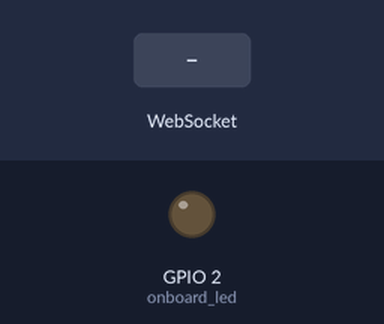
The sketch below on a simulated ESP32. Shown: output pins drawn as LEDs (lit = HIGH). The test bench sets the inputs (shaded band). WiFi joins after 1.5 s; servers stay silent unless stated; storage starts empty; what the sketch prints to the serial monitor is not drawn.

Above: at 2.7 s.
2.8 s: WebSocket text "toggle" received
At 3.3 s:
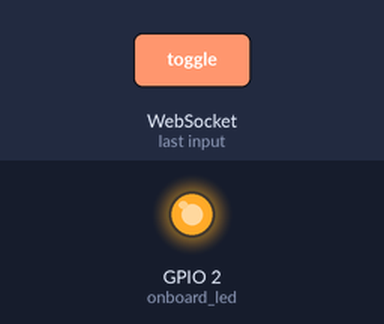
4.3 s: WebSocket text "state" received
5.8 s: WebSocket text "1" received
Timing chart, 0 to 8.8 s (numbered marks = the images above; inputs shaded):
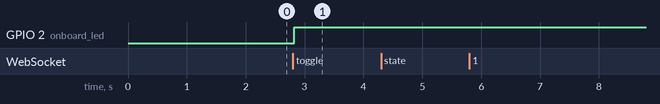

The sketch:

ws_server_1.ino
```cpp
#include <WiFi.h>
#include <AsyncTCP.h>
#include <ESPAsyncWebServer.h>
#include "SPIFFS.h"

//preprocessor directives
#define onboard_led 2

//class instantiations
AsyncWebServer server(80);
AsyncWebSocket ws("/ws");

//global variables
bool led_state = false;

//WiFi credentials
const char* ssid = "Aravind";
const char* pass = "aravind@2006";

//processor function for server
String processor(const String& var)
{
  if(var == "state")
  {
    if(digitalRead(onboard_led))
    {
      return "on";
    }
    else
    {
      return "off";
    }
  }
  return String();
}

//function to finally handle websocket message from client
void handle_websocket_message(void* args, uint8_t* data, size_t len)
{
  Serial.println("Message Received");
  data[len] = 0;//setting the final character to end-of-string '\0'
  char* _data = (char*)data;
  Serial.printf("data received: %s", _data);
  Serial.println();

  //changing the state upon request
  if(String(_data).indexOf("toggle") != -1)
  {
    led_state = !led_state;
    digitalWrite(onboard_led, led_state);
  }

  //sending the current state as message through socket to all the clients
  if(digitalRead(onboard_led))
  {
    ws.textAll("high");
  }
  else
  {
    ws.textAll("low");
  }
}

//websocket onEvent function, fallback function for any event related to web socket
void on_event(AsyncWebSocket* server, AsyncWebSocketClient* client, AwsEventType type, void* arg, uint8_t* data, size_t len)
{
  switch (type)//switch according to the type of event
  {
    case WS_EVT_CONNECT://client connected
    {
      Serial.printf("Websocket client\nID: #%u\nIP: %s\n", client->id(), client->remoteIP().toString().c_str());
      break;
    }
    case WS_EVT_DISCONNECT://client disconnected
    {
      Serial.printf("Websocket client disconnected\nID: #%u\n", client->id());
      break;
    }
    case WS_EVT_DATA:
    {
      handle_websocket_message(arg, data, len);//handle in case of message transfer
      break;
    }
    case WS_EVT_PONG://ping
    {
      break;
    }
    case WS_EVT_ERROR://in case of any error
    {
      break;
    }
    default://uncovered case
    {

    }
  }
}

//websocket initialization
void websocket_init()
{
  ws.onEvent(on_event);
  server.addHandler(&ws);
}

void setup()
{
  //initialize serial monitor
  Serial.begin(115200);
  while(!Serial){}

  //GPIO setup
  pinMode(onboard_led, OUTPUT);

  //initializing SPIFFS
  SPIFFS.begin(true);

  //connecting to WiFi
  WiFi.begin(ssid, pass);
  Serial.printf("connecting to %s ", ssid);
  while(WiFi.status() != WL_CONNECTED)
  {
    Serial.print(".");
    vTaskDelay(500);
  }
  Serial.println();
  Serial.printf("Connected to %s\n", ssid);
  Serial.print("IP: ");
  Serial.println(WiFi.localIP());
  Serial.println();

  //setup the websocket
  Serial.println("Setting up the socket and server ..");
  websocket_init();

  //setup HTTP server
  server.on("/", HTTP_GET, [](AsyncWebServerRequest* request){
    request->send(SPIFFS, "/index.html", "text/html", false, processor);
  });

  server.on("/index.css", HTTP_GET, [](AsyncWebServerRequest* request){
    request->send(SPIFFS, "/index.css", "text/css");
  });

  server.on("/index.js", HTTP_GET, [](AsyncWebServerRequest* request){
    request->send(SPIFFS, "/index.js", "text/javascript");
  });

  server.begin();

  Serial.println("socket and server setup");
}

void loop()
{
  ws.cleanupClients();
}
```

Measured:
- after the input at 2.8 s, GPIO 2 (onboard_led): LOW → HIGH at once
- after the input at 4.3 s, every drawn part: stays the same
- after the input at 5.8 s, every drawn part: stays the same
